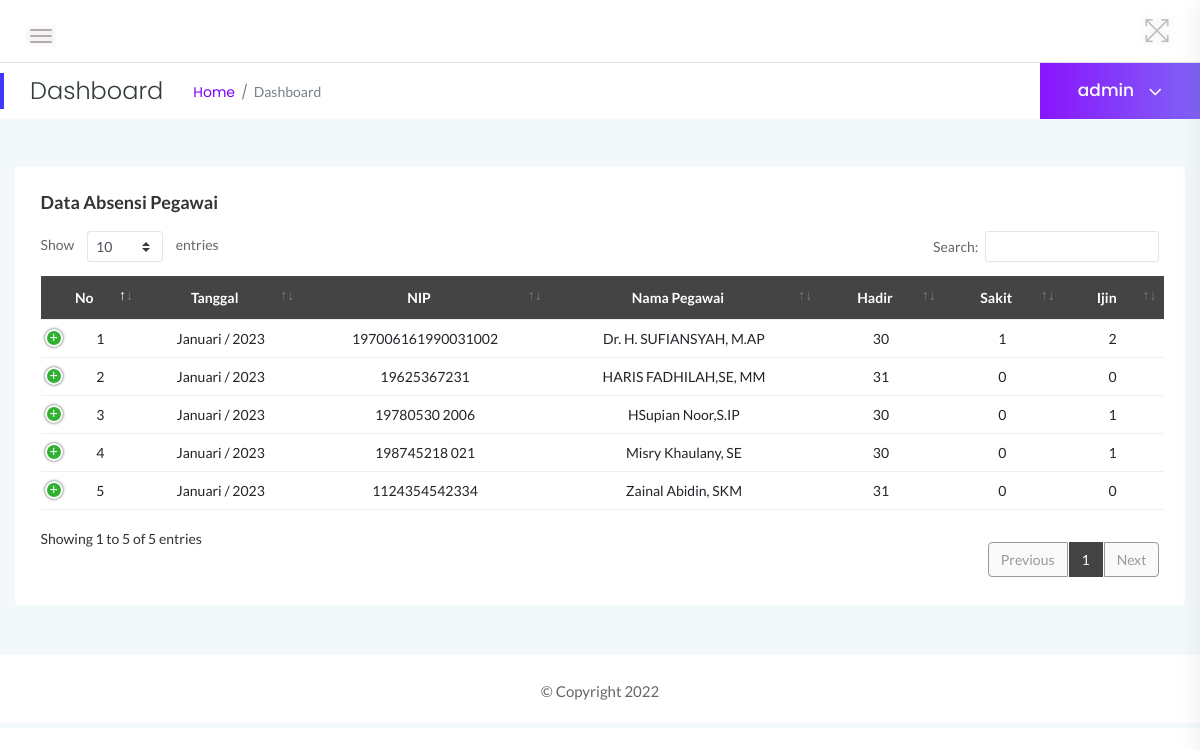
Before: /atasans/absensi.php (signed in) with the older database file.
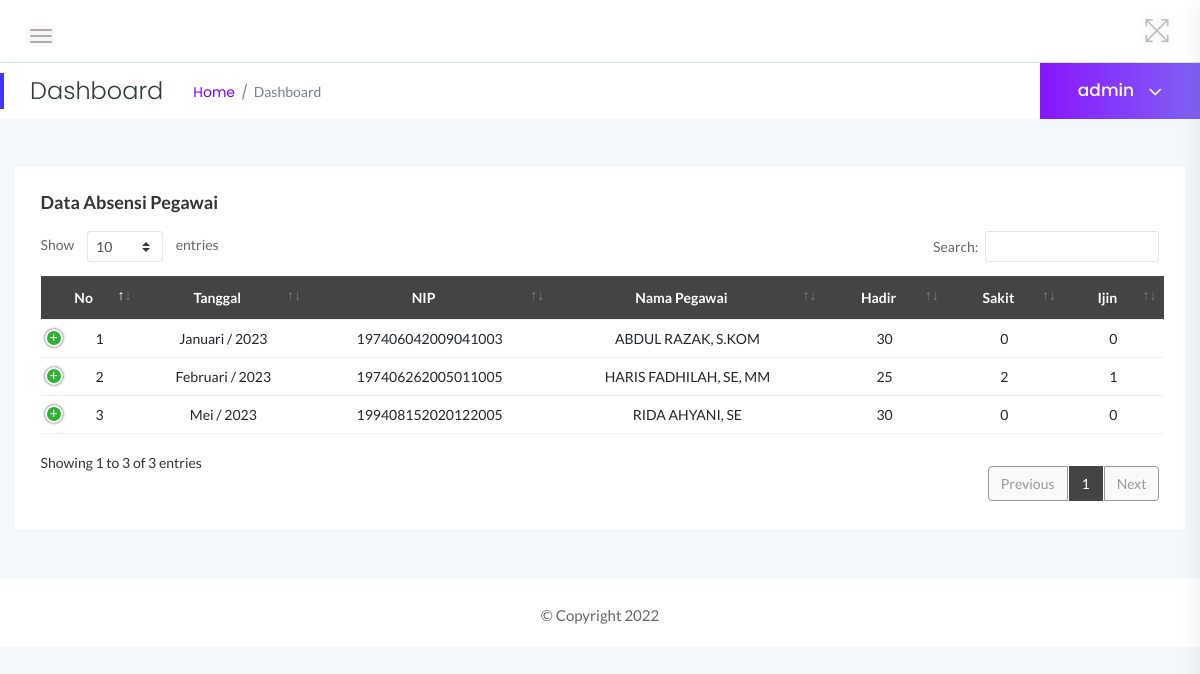
After: the same page with the newer database file.
### tables this page shows
CREATE TABLE `absensi` (
  `id_absensi` int(9) NOT NULL,
  `tgl` date NOT NULL,
  `bulan` varchar(22) NOT NULL,
  `tahun` year(4) NOT NULL,
  `id_pg` int(9) NOT NULL,
  `hadir` varchar(11) NOT NULL,
  `sakit` varchar(11) NOT NULL,
  `izin` varchar(11) NOT NULL,
  `tanpa_ket` varchar(11) NOT NULL,
  `tgl_sakit` varchar(25) NOT NULL,
  `tgl_ijin` varchar(25) NOT NULL,
  `tgl_tk` varchar(25) NOT NULL
);

CREATE TABLE `t_pegawai` (
  `id_pg` int(9) NOT NULL,
  `nip` varchar(25) NOT NULL,
  `nama_lengkap` varchar(120) NOT NULL,
  `id_jabatan` int(9) NOT NULL,
  `jenis_kelamin` varchar(35) NOT NULL,
  `agama` varchar(20) NOT NULL,
  `status` varchar(20) NOT NULL,
  `tempat_lahir` varchar(120) NOT NULL,
  `tanggal_lahir` date NOT NULL,
  `alamat_rumah` varchar(200) NOT NULL,
  `no_telpon` varchar(13) NOT NULL,
  `file_foto` varchar(255) DEFAULT NULL,
  `pegawai` enum('asn','non asn') NOT NULL,
  `golongan` varchar(255) DEFAULT NULL
);

### atasans/absensi.php (the view, shortened to what this page needs)
<?php
	require_once("head.php");
?>
    <div class="main-content-inner">
        <div class="row">
			<div class="col-12 mt-5">
			    <div class="card">
			        <div class="card-body">
			            <h4 class="header-title">Data Absensi Pegawai</h4>
			            <div class="data-tables datatable-dark">
			                <table id="dataTable3" class="text-center">
			                    <thead class="text-capitalize">
			                        <tr>
			                        	<th>No</th>
			                            <th>Tanggal </th>
                                        <th>NIP </th>
                                        <th>Nama Pegawai </th>
                                        <th>Hadir </th>
                                        <th>Sakit</th>
                                        <th>Ijin</th>
			                        </tr>
			                    </thead>
			                    <tbody>
			                        <tr>
			                        <?php $sql = mysqli_query($koneksi,"SELECT * FROM absensi INNER JOIN t_pegawai ON absensi.id_pg=t_pegawai.id_pg ORDER BY nama_lengkap ASC");?>
						                <?php $no = 1;
						                  while ($data = mysqli_fetch_array($sql)) { ?>
			                            <td style="vertical-align: middle;" class="text-center"><?php echo $no++ ?></td>
			                            <td><?php echo $data['bulan'].' / '.$data['tahun']; ?></td>
                                        <td><?php echo $data['nip']; ?></td>
                                        <td><?php echo $data['nama_lengkap']; ?></td>
                                        <td><?php echo $data['hadir']; ?></td>
                                        <td><?php echo $data['sakit']; ?></td>
                                        <td><?php echo $data['izin']; ?></td>
			                        </tr>
			                    <?php } ?>
			                    </tbody>
			                </table>
			            </div>
			        </div>
			    </div>
			</div>
	</div>
</div>
<?php
	require_once("foot.php");
?>

Changed rows visible on the page:
no longer on this page (row unchanged): absensi: bulan "Januari", tahun "2023", id_pg.nip "197006161990031002", id_pg.nama_lengkap "Dr. H. SUFIANSYAH, M.AP", hadir "30", sakit "1", izin "2"
no longer on this page (row unchanged): absensi: bulan "Januari", tahun "2023", id_pg.nip "19625367231", id_pg.nama_lengkap "HARIS FADHILAH,SE, MM", hadir "31", sakit "0", izin "0"
no longer on this page (row unchanged): absensi: bulan "Januari", tahun "2023", id_pg.nip "19780530 2006", id_pg.nama_lengkap "HSupian Noor,S.IP", hadir "30", sakit "0", izin "1"
no longer on this page (row unchanged): absensi: bulan "Januari", tahun "2023", id_pg.nip "198745218 021", id_pg.nama_lengkap "Misry Khaulany, SE", hadir "30", sakit "0", izin "1"
no longer on this page (row unchanged): absensi: bulan "Januari", tahun "2023", id_pg.nip "1124354542334", id_pg.nama_lengkap "Zainal Abidin, SKM", hadir "31", sakit "0", izin "0"
added absensi: bulan "Januari", tahun "2023", id_pg.nip "197406042009041003", id_pg.nama_lengkap "ABDUL RAZAK, S.KOM", hadir "30", sakit "0", izin "0"
added absensi: bulan "Februari", tahun "2023", id_pg.nip "197406262005011005", id_pg.nama_lengkap "HARIS FADHILAH, SE, MM", hadir "25", sakit "2", izin "1"
added absensi: bulan "Mei", tahun "2023", id_pg.nip "199408152020122005", id_pg.nama_lengkap "RIDA AHYANI, SE", hadir "30", sakit "0", izin "0"
Other visible differences:
text written by a page script: "Show entries Search: Showing 1 to 5 of 5 entries Previous 1 Next" → "Show entries Search: Showing 1 to 3 of 3 entries Previous 1 Next"
